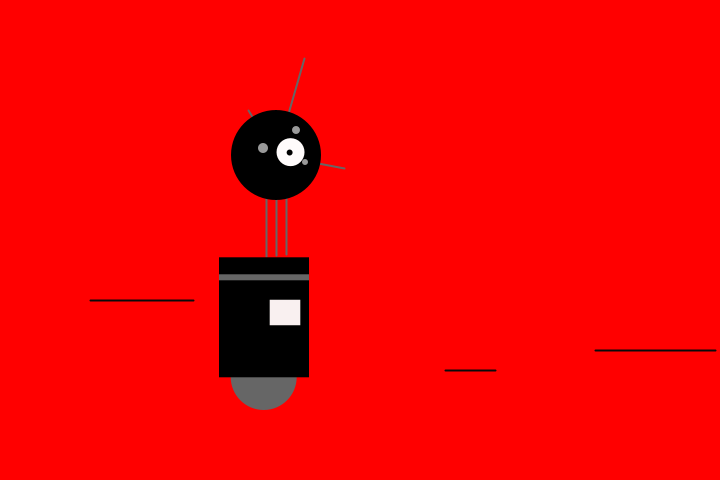
Frame 1 (no input)
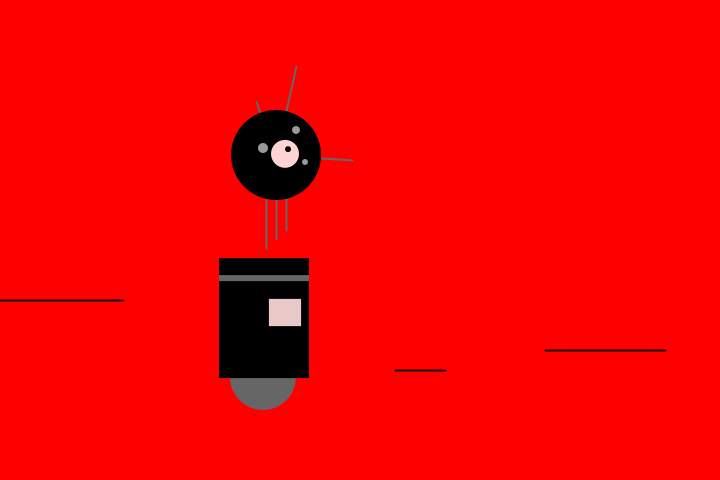
Frame 60 (the mouse pressed at the canvas centre just before this capture)
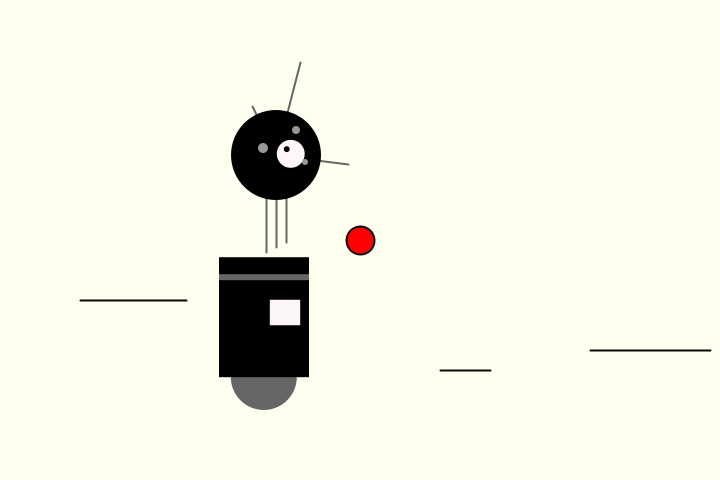
Frame 120 (the mouse held since frame 60 and released just before this capture)

The Processing sketch that drew these frames (run headless with seeded random() and noise(); from frame 60 on, the mouse is pressed at the canvas centre):

// Processing sketch: Make_Processing_3_3_Robot_1_Draw
// ── Make_Processing_3_3_Robot_1_Draw.pde
float x = 0;
float y = 0;

void setup() {
  size(720, 480);
  frameRate(30);
  smooth();
  strokeWeight(2);
  background(204);
  ellipseMode(RADIUS);
}

void draw() {
  background(255, mouseX, mouseY);
  Neck();
  antennae();
  Body();
  Head();
  lines();
  boomShape();
}


void Neck() {
  stroke(102);
  x = x + 1;
  line(266, 257-x, 266, 162);
  line(276, 257-2*x, 276, 162);
  line(286, 257-3*x, 286, 162);
  while (x == 20) {
    x = x - 5;
  }
}
void antennae() {
  x++;
  y = y + 1;
  line(276, 155, 246+x, 112-x);
  line(276, 155, 306-x, 56+x);
  line(276, 155, 342+x, 170-x);
  while (x == 6) {
    x = x - 5;
  }
}

void Body() {
  x++;
  noStroke();
  fill(102);
  ellipse(264-x/10, 377, 33, 33);

  fill(0);
  rect(219, 257+x/10, 90, 120);
  fill(102);
  rect(219, 274+x/10, 90, 6);
  //fill(100, 0,0);
  //quad(250, 300, 270, 300, 250-x, 400-x, 200+x, 350+x );
  fill(255-x*2, 255-x*5, 255-x*5);
  quad(270-x/10, 300-x/10, 300+x/10, 300-x/10, 300+x/10, 325+x/10, 270-x/10, 325+x/10);
  while (x == 3) {
    x = x-2;
  }
}

void Head() {
  x = x + 1/10;
  y = y + 1/10;
  fill(0);
  ellipse(276, 155, 45, 45);
  fill(255, 255-x*4, 255-x*4);
  ellipse(288+ 3*sin(x), 150+4*cos(y), 14, 14);
  fill(0);
  ellipse(288+3*cos(x), 150+3*sin(y), 3, 3);
  while (x == 20) {
    x = 0;
    y = 0;
  }
  fill(153);
  ellipse(263, 148, 5, 5);
  ellipse(296, 130, 4, 4);
  ellipse(305, 162, 3, 3);
}

void lines() {
  stroke(10);
  line(100-x*10, 300, 200-x*7, 300);
  line(600-x*5, 350, 720-x*5, 350);
  line(450-x*5, 370, 500-x*5, 370);
}

void boomShape() {
  if (mousePressed) {
    y++;
    fill(255, 0, 0);
    ellipse(mouseX, mouseY, y*2, y*2);
    if (y == 200) {
      y = y - 2;
    }
  }
}
